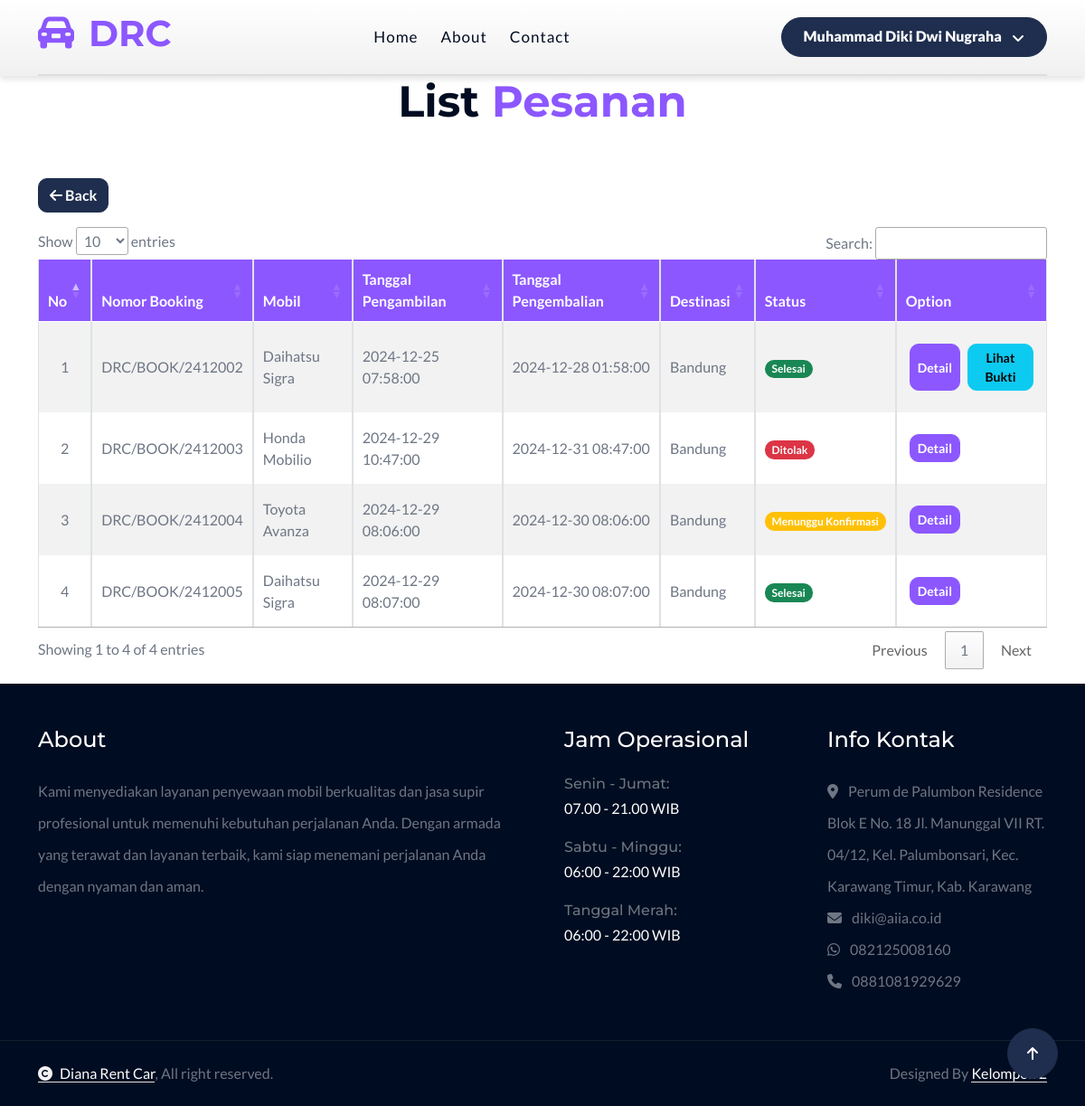
/index.php?views=transaction_list (signed in), run on the app's committed database.
### tables this page shows
CREATE TABLE IF NOT EXISTS `tt_bookings` (
  `id` int NOT NULL AUTO_INCREMENT,
  `uuid` varchar(40) NOT NULL,
  `no_booking` varchar(40) NOT NULL,
  `car_id` int NOT NULL,
  `user_id` int NOT NULL,
  `is_driver` int DEFAULT NULL,
  `driver_id` int DEFAULT NULL,
  `date_start` datetime NOT NULL,
  `date_end` datetime NOT NULL,
  `destination` varchar(255) NOT NULL,
  `harga_mobil` int NOT NULL,
  `total_harga` int NOT NULL,
  `denda_mobil` int DEFAULT NULL,
  `total_denda` int DEFAULT NULL,
  `status` enum('Belum Bayar','Menunggu Konfirmasi','Disetujui','Ditolak','Berjalan','Selesai') NOT NULL,
  `created_at` timestamp NULL DEFAULT CURRENT_TIMESTAMP,
  `updated_at` timestamp NULL DEFAULT CURRENT_TIMESTAMP ON UPDATE CURRENT_TIMESTAMP,
  PRIMARY KEY (`id`),
  UNIQUE KEY `id` (`id`),
  KEY `fk_tt_bookings_car_id` (`car_id`),
  KEY `fk_tt_bookings_user_id` (`user_id`),
  KEY `fk_tt_bookings_driver_id` (`driver_id`),
  CONSTRAINT `fk_tt_bookings_car_id` FOREIGN KEY (`car_id`) REFERENCES `tm_cars` (`id`) ON DELETE CASCADE ON UPDATE CASCADE,
  CONSTRAINT `fk_tt_bookings_driver_id` FOREIGN KEY (`driver_id`) REFERENCES `users` (`id`) ON DELETE CASCADE ON UPDATE CASCADE,
  CONSTRAINT `fk_tt_bookings_user_id` FOREIGN KEY (`user_id`) REFERENCES `users` (`id`) ON DELETE CASCADE ON UPDATE CASCADE
);

CREATE TABLE IF NOT EXISTS `tm_cars` (
  `id` int NOT NULL AUTO_INCREMENT,
  `uuid` varchar(36) NOT NULL,
  `merk` varchar(100) NOT NULL,
  `tipe` varchar(100) NOT NULL,
  `jumlah_kursi` int NOT NULL,
  `jumlah_pintu` int NOT NULL,
  `warna` varchar(50) NOT NULL,
  `no_plat` varchar(50) NOT NULL,
  `tahun` year NOT NULL,
  `km` int NOT NULL,
  `jenis_bensin` varchar(50) NOT NULL,
  `harga` int NOT NULL DEFAULT (0),
  `denda` int NOT NULL DEFAULT (0),
  `transmisi` varchar(50) NOT NULL,
  `status` varchar(50) NOT NULL,
  `photo` text,
  `created_by` int DEFAULT NULL,
  `updated_by` int DEFAULT NULL,
  `created_at` datetime DEFAULT CURRENT_TIMESTAMP,
  `updated_at` datetime DEFAULT CURRENT_TIMESTAMP ON UPDATE CURRENT_TIMESTAMP,
  PRIMARY KEY (`id`),
  UNIQUE KEY `id` (`id`),
  UNIQUE KEY `uuid` (`uuid`),
  UNIQUE KEY `no_plat` (`no_plat`)
);

CREATE TABLE IF NOT EXISTS `tm_settings` (
  `id` int NOT NULL AUTO_INCREMENT,
  `uuid` varchar(40) NOT NULL,
  `owner` varchar(50) NOT NULL,
  `photo` varchar(255) NOT NULL,
  `bank` varchar(50) NOT NULL,
  `account_number` varchar(50) NOT NULL,
  `account_name` varchar(50) NOT NULL,
  `address` text NOT NULL,
  `email` varchar(50) NOT NULL,
  `phone_number_1` varchar(14) NOT NULL,
  `phone_number_2` varchar(14) DEFAULT NULL,
  `agreement_1` text NOT NULL,
  `agreement_2` text NOT NULL,
  `visi` text NOT NULL,
  `misi` text NOT NULL,
  `about_company` text NOT NULL,
  `history_company` text NOT NULL,
  `about_footer` text NOT NULL,
  `facebook` varchar(255) DEFAULT NULL,
  `instagram` varchar(255) DEFAULT NULL,
  `twitter` varchar(255) DEFAULT NULL,
  `tiktok` varchar(255) DEFAULT NULL,
  `created_at` timestamp NULL DEFAULT CURRENT_TIMESTAMP,
  `updated_at` timestamp NULL DEFAULT CURRENT_TIMESTAMP ON UPDATE CURRENT_TIMESTAMP,
  PRIMARY KEY (`id`),
  UNIQUE KEY `id` (`id`)
);

### classes/Booking.php (called while the page is built, shortened)
<?php
class Booking
{
    private $conn;
    private $table = 'tt_bookings';
    public function __construct()
    {
        $db = new Database();
        $this->conn = $db->connect();
    }
    public function getBookingsByUserId($user_id)
    {
        $query = $this->conn->prepare("SELECT * FROM " . $this->table . " WHERE user_id = :user_id");
        $query->execute(['user_id' => $user_id]);
        return $query->fetchAll(PDO::FETCH_ASSOC);
    }
}

### classes/DatabaseExample.php (called while the page is built, shortened)
<?php
class Database
{
    private $host = 'localhost';
    private $db_name = 'dianarentcar';
    private $username = 'root';
    private $password = '';
    public function connect()
    {
        $this->conn = null;
        try {
            $this->conn = new PDO("mysql:host=" . $this->host . ";dbname=" . $this->db_name, $this->username, $this->password);
            $this->conn->setAttribute(PDO::ATTR_ERRMODE, PDO::ERRMODE_EXCEPTION);
        } catch (PDOException $e) {
            echo "Connection Error: " . $e->getMessage();
        }
        return $this->conn;
    }
}

### classes/Car.php (called while the page is built, shortened)
<?php
class Car
{
    private $conn;
    private $table = 'tm_cars';
    public function __construct()
    {
        $db = new Database();
        $this->conn = $db->connect();
    }
    public function getCarById($id)
    {
        $query = $this->conn->prepare("SELECT * FROM " . $this->table . " WHERE id = :id");
        $query->execute(['id' => $id]);
        return $query->fetch(PDO::FETCH_ASSOC);
    }
}

### classes/Payment.php (called while the page is built, shortened)
<?php
class Payment
{
    private $conn;
    private $table = 'tt_payments';
    public function __construct()
    {
        $db = new Database();
        $this->conn = $db->connect();
    }
    public function getPaymentByBookingId($id)
    {
        $query = $this->conn->prepare("SELECT * FROM " . $this->table . " WHERE booking_id = :id");
        $query->execute(['id' => $id]);
        return $query->fetch(PDO::FETCH_ASSOC);
    }
}

### classes/Setting.php (called while the page is built, shortened)
<?php
class Setting
{
    private $conn;
    private $table = 'tm_settings';
    public function __construct()
    {
        $db = new Database();
        $this->conn = $db->connect();
    }
    public function list()
    {
        $query = "SELECT * FROM " . $this->table;
        $stmt = $this->conn->query($query);
        return $stmt->fetchAll(PDO::FETCH_ASSOC);
    }
}

### views/transaction_list.php (the view, shortened to what this page needs)
<?php
require_once 'classes/Booking.php';
require_once 'classes/Payment.php';
require_once 'classes/Car.php';
$getBooking = new Booking();
$getPayment = new Payment();
$getCar = new Car();
$user_id = $_SESSION['user_id'];
$bookings = $getBooking->getBookingsByUserId($user_id);
$no = 1;
?>
<div class="container-fluid contact mb-3">
    <div class="container">
        <div class="text-center mx-auto pb-5 wow fadeInUp" data-wow-delay="0.1s" style="max-width: 800px;">
            <h1 class="display-5 text-capitalize">List <span class="text-primary">Pesanan</span></h1>
        </div>
        <div class="wow fadeInUp" data-wow-delay="0.1s">
            <a href="?views=home" class="btn btn-secondary"><i class="fa fa-arrow-left text-white"></i> Back</a>
        </div>
        <div class="row g-5 pt-3">
            <div class="col-12 wow fadeInUp" data-wow-delay="0.1s">
                <div class="row table-responsive">
                    <table class="table table-bordered table-striped" id="transactionListTable" width="100%">
                        <thead class="bg-primary text-white">
                            <tr>
                                <th>No</th>
                                <th>Nomor Booking</th>
                                <th>Mobil</th>
                                <th>Tanggal Pengambilan</th>
                                <th>Tanggal Pengembalian</th>
                                <th>Destinasi</th>
                                <th>Status</th>
                                <th>Option</th>
                            </tr>
                        </thead>
                        <tbody>
                            <?php foreach ($bookings as $booking): ?>
                                <?php
                                $car = $getCar->getCarById($booking['car_id']);
                                $payment = $getPayment->getPaymentByBookingId($booking['id']);
                                ?>
                                <tr>
                                    <td class="text-center align-content-center"><?php echo $no++; ?></td>
                                    <td class="align-content-center"><?php echo htmlspecialchars($booking['no_booking']); ?></td>
                                    <td class="align-content-center"><?php echo htmlspecialchars($car['merk']); ?> <?php echo htmlspecialchars($car['tipe']); ?></td>
                                    <td class="align-content-center"><?php echo htmlspecialchars($booking['date_start']); ?></td>
                                    <td class="align-content-center"><?php echo htmlspecialchars($booking['date_end']); ?></td>
                                    <td class="align-content-center"><?php echo htmlspecialchars($booking['destination']); ?></td>
                                    <?php
                                    if ($booking['status'] == 'Belum Bayar' || $booking['status'] == 'Menunggu Konfirmasi') {
                                        $color = 'warning';
                                    } else if ($booking['status'] == 'Disetujui' || $booking['status'] == 'Berjalan') {
                                        $color = 'info';
                                    } else if ($booking['status'] == 'Ditolak') {
                                        $color = 'danger';
                                    } else if ($booking['status'] == 'Selesai') {
                                        $color = 'success';
                                    }
                                    ?>
                                    <td class="align-content-center"><span class="badge bg-<?php echo $color; ?>"><?php echo htmlspecialchars($booking['status']); ?></span></td>
                                    <td>
                                        <div class="d-flex justify-content-between">
                                            <a href="?views=transaction&uuid=<?php echo htmlspecialchars($booking['uuid']); ?>" class="btn btn-primary btn-sm mx-1 d-flex align-items-center justify-content-center m-3">Detail</a>
                                            <?php if ($payment['method'] == 'Transfer'): ?>
                                                <?php if (!empty($payment['evidence_file'])): ?>
                                                    <button type="button"
                                                        class="btn btn-info btn-sm mx-1 d-flex align-items-center justify-content-center m-3 btn-view-evidence"
                                                        data-uuid="<?php echo urlencode($payment['uuid']); ?>"
                                                        data-file="<?php echo htmlspecialchars($payment['evidence_file']); ?>"
                                                        data-bs-toggle="modal" data-bs-target="#viewEvidenceModal">
                                                        Lihat Bukti
                                                    </button>
                                                <?php endif; ?>
                                            <?php endif; ?>
                                        </div>
                                    </td>
                                </tr>
                            <?php endforeach; ?>
                        </tbody>
                    </table>
                </div>
            </div>
        </div>
    </div>
</div>

### layouts/footer.php (shortened to what this page needs)
<?php
require_once __DIR__ . '/../classes/Setting.php';
$getSetting = new Setting();
$setting = $getSetting->list()[0];
$address = $setting['address'];
$email = $setting['email'];
$phone_number_1 = $setting['phone_number_1'];
$phone_number_2 = $setting['phone_number_2'];
?>
<div class="container-fluid footer py-5 wow fadeIn" data-wow-delay="0.2s">
    <div class="container">
        <div class="row g-5">
            <div class="col-md-6 col-lg-6 col-xl-6">
                <div class="footer-item d-flex flex-column">
                    <div class="footer-item">
                        <h4 class="text-white mb-4">About</h4>
                        <p class="mb-3"><?php echo $setting['about_footer']; ?></p>
                    </div>
                </div>
            </div>
            <div class="col-md-6 col-lg-6 col-xl-3">
                <div class="footer-item d-flex flex-column">
                    <h4 class="text-white mb-4">Jam Operasional</h4>
                    <div class="mb-3">
                        <h6 class="text-muted mb-0">Senin - Jumat:</h6>
                        <p class="text-white mb-0">07.00 - 21.00 WIB</p>
                    </div>
                    <div class="mb-3">
                        <h6 class="text-muted mb-0">Sabtu - Minggu:</h6>
                        <p class="text-white mb-0">06:00 - 22:00 WIB</p>
                    </div>
                    <div class="mb-3">
                        <h6 class="text-muted mb-0">Tanggal Merah:</h6>
                        <p class="text-white mb-0">06:00 - 22:00 WIB</p>
                    </div>
                </div>
            </div>
            <div class="col-md-6 col-lg-6 col-xl-3">
                <div class="footer-item d-flex flex-column">
                    <h4 class="text-white mb-4">Info Kontak</h4>
                    <a href="https://maps.app.goo.gl/hHdMvZpLid1f6yETA" target="_blank"><i class="fa fa-map-marker-alt me-2"></i> <?php echo htmlspecialchars($address); ?></a>
                    <a href="mailto:<?php echo htmlspecialchars($email); ?>"><i class="fas fa-envelope me-2"></i> <?php echo htmlspecialchars($email); ?></a>
                    <?php
                    $phone_number_1_62 = ltrim($phone_number_1, '0');
                    $phone_number = '62' . $phone_number_1_62;
                    ?>
                    <a href="https://wa.me/<?php echo htmlspecialchars($phone_number); ?>" target="_blank"><i class="fab fa-whatsapp me-2"></i> <?php echo htmlspecialchars($phone_number_1); ?></a>
                    <a href="tel:<?php echo htmlspecialchars($phone_number_2); ?>"><i class="fas fa-phone me-2"></i> <?php echo htmlspecialchars($phone_number_2); ?></a>
                </div>
            </div>
        </div>
    </div>
</div>
<div class="container-fluid copyright py-4">
    <div class="container">
        <div class="row g-4 align-items-center">
            <div class="col-md-6 text-center text-md-start mb-md-0">
                <span class="text-body"><a href="#" class="border-bottom text-white"><i class="fas fa-copyright text-light me-2"></i>Diana Rent Car</a>, All right reserved.</span>
            </div>
            <div class="col-md-6 text-center text-md-end text-body">
                Designed By <a class="border-bottom text-white" href="#">Kelompok 2</a>
            </div>
        </div>
    </div>
</div>

### assets/web/css/style.css (style rules this page uses)
.btn { font-weight: 600; transition: .5s; }
.btn.btn-primary { color: var(--bs-white); }
.btn.btn-secondary { color: var(--bs-white); }
.footer { background: var(--bs-dark); }
.footer .footer-item a { line-height: 35px; color: var(--bs-body); transition: 0.5s; }
.footer .footer-item p { line-height: 35px; }
.copyright { border-top: 1px solid rgba(255, 255, 255, 0.08); background: var(--bs-dark); }

### data on the page
tt_bookings: no_booking "DRC/BOOK/2412002", car.merk "Daihatsu", car.tipe "Sigra", date_start "2024-12-25 07:58:00", date_end "2024-12-28 01:58:00", destination "Bandung", status "Selesai"
tt_bookings: no_booking "DRC/BOOK/2412003", car.merk "Honda", car.tipe "Mobilio", date_start "2024-12-29 10:47:00", date_end "2024-12-31 08:47:00", destination "Bandung", status "Ditolak"
tt_bookings: no_booking "DRC/BOOK/2412004", car.merk "Toyota", car.tipe "Avanza", date_start "2024-12-29 08:06:00", date_end "2024-12-30 08:06:00", destination "Bandung", status "Menunggu Konfirmasi"
tt_bookings: no_booking "DRC/BOOK/2412005", car.merk "Daihatsu", car.tipe "Sigra", date_start "2024-12-29 08:07:00", date_end "2024-12-30 08:07:00", destination "Bandung", status "Selesai"
tm_settings: about_footer "Kami menyediakan layanan penyewaan mobil berkualitas dan jasa supir profesional untuk memenuhi kebutuhan perjalanan Anda. Dengan armada yang terawat dan layanan terbaik, kami siap menemani perjalanan Anda dengan nyaman dan aman.", address "Perum de Palumbon Residence Blok E No. 18 Jl. Manunggal VII RT. 04/12, Kel. Palumbonsari, Kec. Karawang Timur, Kab. Karawang", email "diki@aiia.co.id", phone_number_1 "082125008160", phone_number_2 "0881081929629"

### other printed values
$_SESSION['user_name'] "Muhammad Diki Dwi Nugraha"
